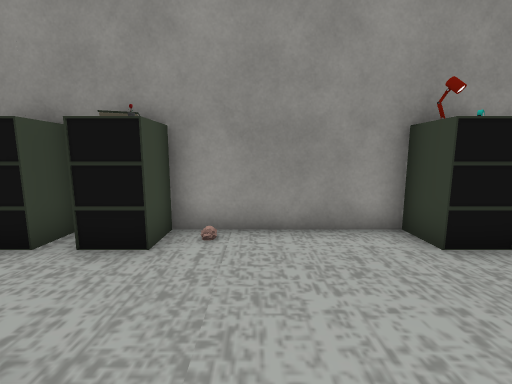
[1] (above)

19 first-person views from a walk through a scene from a Unity 3-D project. The camera is 1.3 m above the floor, tilts 8° down and sees 90° across. Doors are open. The floor is counted in squares, 0.84 m on a side. Each view is taken from the middle of a square. On the plan, view 1 faces up. The plan holds only what a view shows up to about 14 squares ahead; the rest is blank. The player character is not drawn. Some surface patterns are stand-ins.

[2]
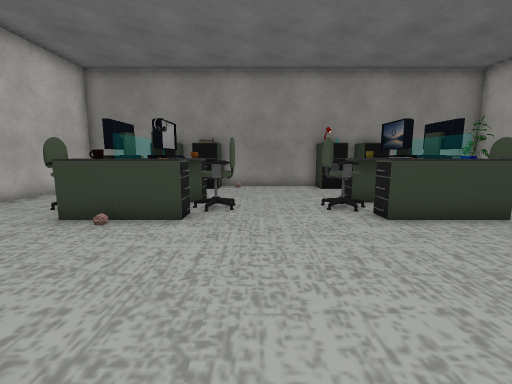

[3]
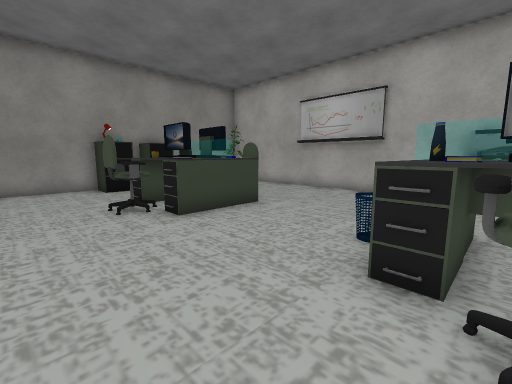

[4]
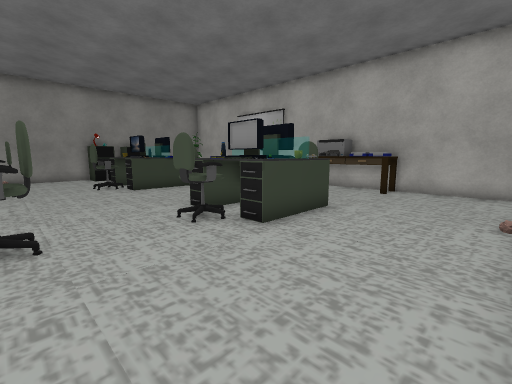

[5]
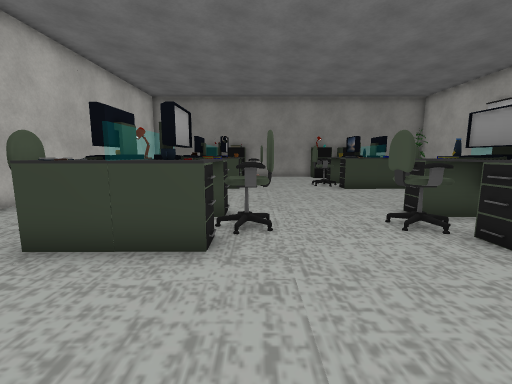

[6]
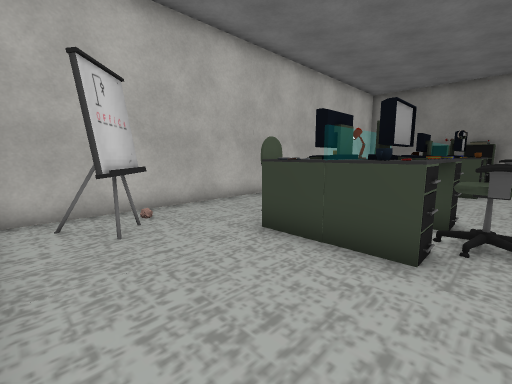

[7]
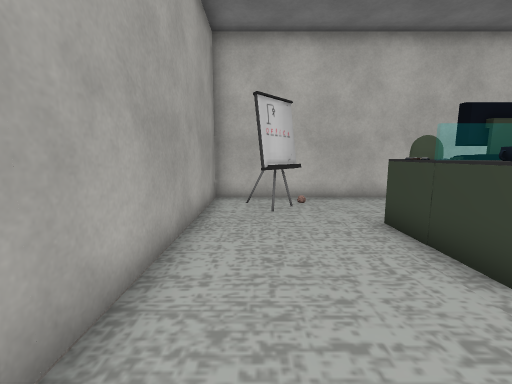

[8]
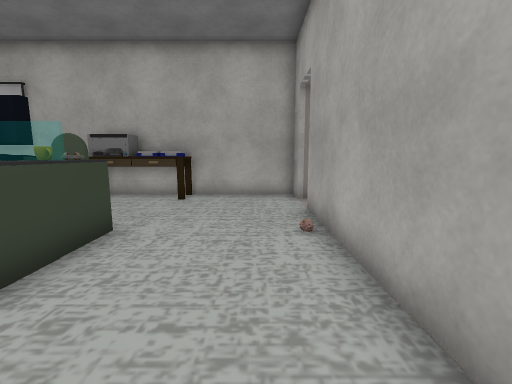

[9]
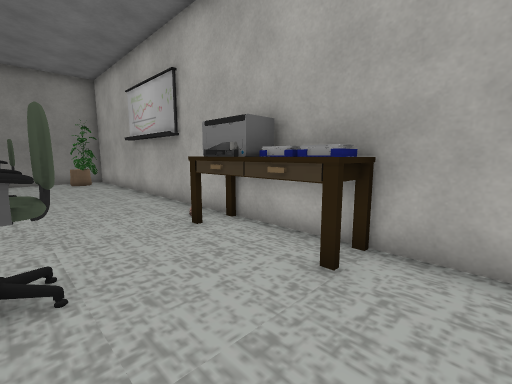

[10]
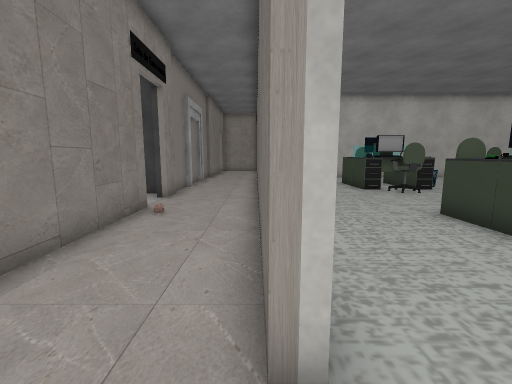

[11]
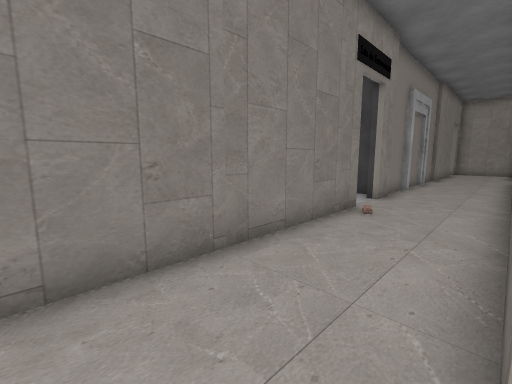

[12]
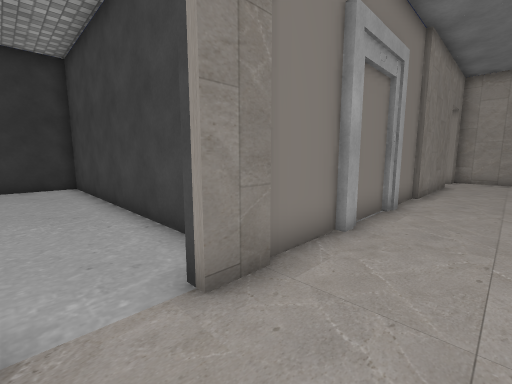

[13]
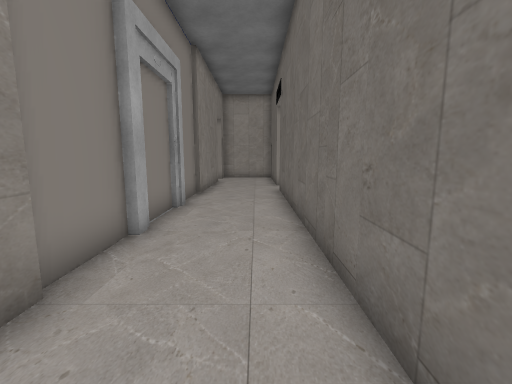

[14]
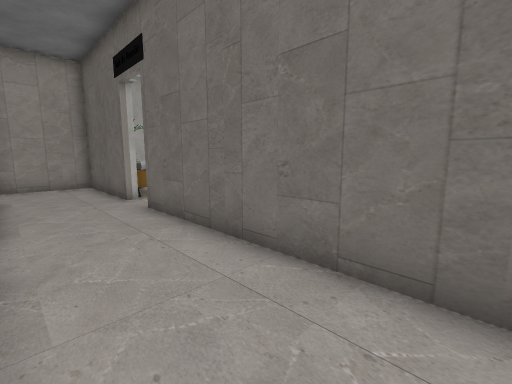

[15]
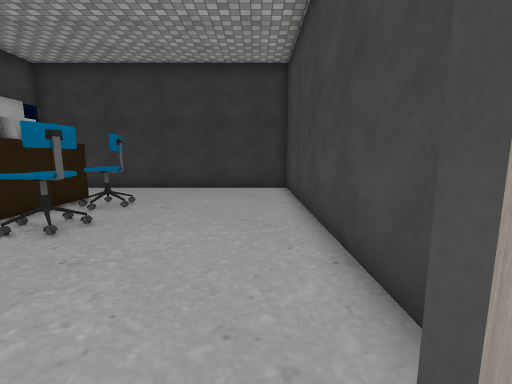

[16]
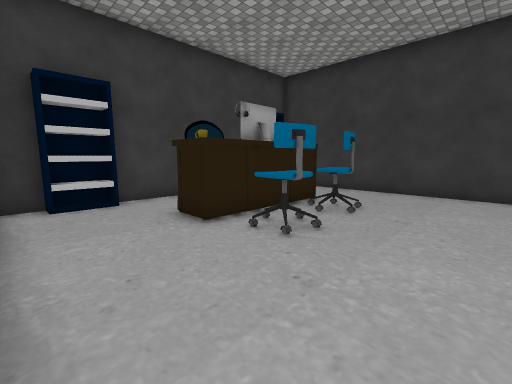

[17]
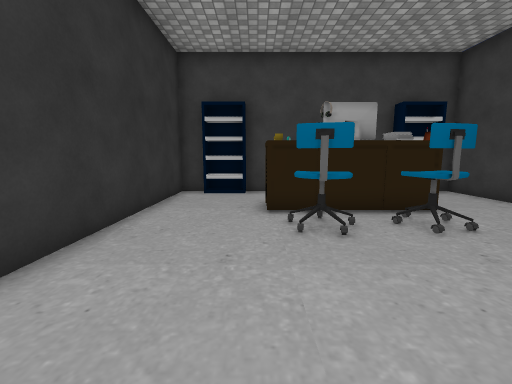

[18]
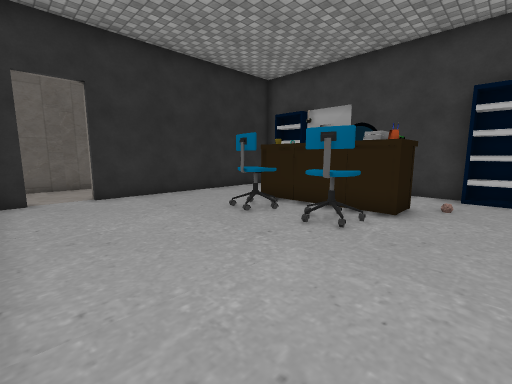

[19]
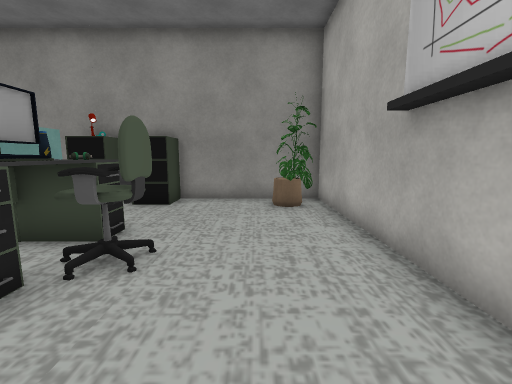

### Floor plan
Points are (right, up) in squares from view 1. A wall is a line through its corners. A room is listed if a view was taken in it or the views show most of it. See-through windows are left out.
Room 1 (views 1, 2, 3, 4, 5, 6, 7, 8, 9, 19)
walls: (2.5, 5.3) (-1.5, 5.3); (2.2, -14.5) (8.5, -14.5); (11.3, -6.4) (11.3, 5.3) (6.5, 5.3); (-5.4, 5.3) (-8.5, 5.3) (-8.5, -14.5) (-0.2, -14.5); (10.3, -14.5) (11.3, -14.5) (11.3, -10.8)
ways out: opening at (9, -15) to room 2; open door at (10, -13.5) to room 2
objects: other object (-7, -13) to (-6, -13); other object (-7, -12); other object (-6, -9) to (-5, -8); other object (-6, -1) to (-5, 0); other object (-5, -10) to (-4, -10); other object (-5, -7); other object (-5, -2) to (-4, -2); other object (-5, 1) to (-4, 1); other object (-5, 4) to (-4, 5); other object (-4, -9) to (-4, -8); other object (-4, -7); other object (-4, -1) to (-4, 0); other object (-3, -10) to (-2, -10); other object (-3, -9) to (-2, -8); other object (-3, -6); other object (-3, -2) to (-2, -2); other object (-3, 0); other object (-3, 1); other object (-3, 4) to (-2, 5); other object (-2, -7); other object (-2, -1) to (-1, 0); other object (-2, 1); other object (-2, 4); other object (-1, -9) to (-1, -8); other object (-1, 5); other object (2, -9) to (3, -8); other object (2, -1) to (3, 0); other object (3, -10) to (4, -10); other object (3, -7) to (4, -7); other object (3, -2) to (4, -2); other object (3, 1) to (4, 1); other object (3, 4) to (4, 5); other object (4, -9) to (4, -8); other object (4, -1) to (4, 0); other object (5, -9) to (6, -8); other object (5, -6); other object (5, -2) to (6, -2); other object (5, -1); other object (5, -1) to (6, 0); other object (5, 1) to (6, 1); other object (5, 4) to (6, 5); other object (6, -14); other object (6, -10); other object (6, -7); other object (7, -9) to (7, -8); other object (7, -1) to (7, 0); other object (10, -10) to (11, -9); other object (10, -8) to (11, -7); other object (10, 3); other object (10, 4); other object (11, -6)
Room 2 (views 10, 11, 12, 13, 14, 15, 16)
walls: (-2.5, -18.5) (-0.8, -18.5); (-0.6, -18.3) (0.5, -18.3) (0.5, -18.7); (2.3, -18.7) (2.3, -18.3) (10.1, -18.3); (-8.6, -18.5) (-7, -18.5); (-11.5, -14.9) (-16.5, -14.9) (-16.5, -18.1); (8.5, -14.5) (8.5, -14.9) (-9.8, -14.9); (-13.8, -18.3) (-8.5, -18.3); (10.3, -15) (10.3, -14.5)
ways out: opening at (9, -15) to room 1; open door at (10, -13.5) to room 1; opening at (2, -19) to room 3; open door at (0.5, -19.5) to room 3; open door at (-10.5, -15.5)
objects: other object (3, -18)
Room 3 (views 17, 18)
walls: (11.3, -24) (11.3, -21.8); (11.3, -27.4) (11.3, -26.2); (11.3, -18.7) (2.3, -18.7); (-0.5, -19) (-0.5, -30.5) (11.3, -30.5) (11.3, -30.1)
ways out: opening at (2, -19) to room 2; open door at (0.5, -19.5) to room 2
objects: other object (5, -26) to (6, -26); other object (5, -24) to (6, -23); other object (7, -27) to (8, -26); other object (7, -25) to (8, -24); other object (7, -24) to (8, -23); other object (9, -28); other object (9, -25) to (10, -24); other object (11, -29) to (11, -28); other object (11, -21) to (11, -20)

Where each view was taken, in squares from view 1:
view 1: 0 up, 0 right, facing up
view 2: 8 down, 0 right, facing up
view 3: 8 down, 0 right, facing up-right
view 4: 14 down, 1 left, facing up-right
view 5: 14 down, 1 left, facing up
view 6: 14 down, 1 left, facing up-left
view 7: 13 down, 1 right, facing left
view 8: 13 down, 1 right, facing right
view 9: 12 down, 7 right, facing up-right
view 10: 15 down, 10 right, facing left
view 11: 15 down, 10 right, facing down-left
view 12: 16 down, 2 right, facing down-left
view 13: 16 down, 2 right, facing left
view 14: 18 down, 2 left, facing up-left
view 15: 18 down, 1 right, facing down
view 16: 19 down, 2 right, facing down-right
view 17: 22 down, 0 right, facing right
view 18: 29 down, 0 right, facing up-right
view 19: 4 down, 9 right, facing up
